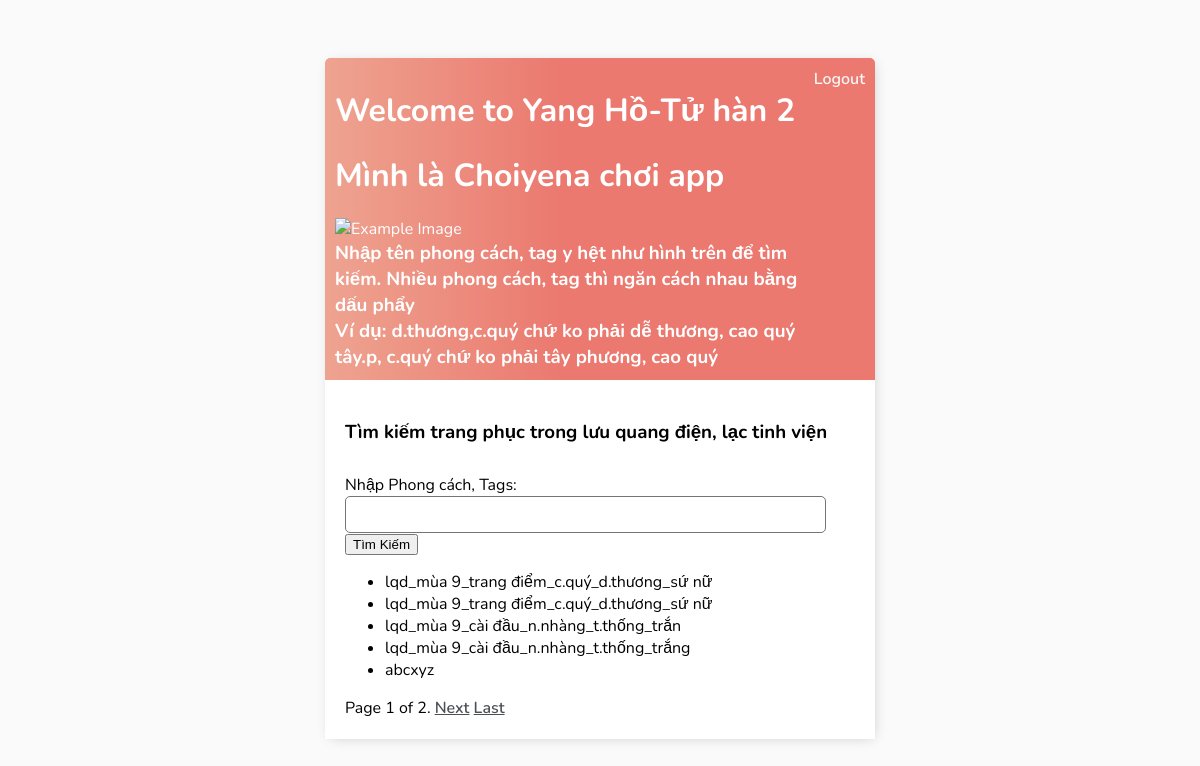
Screenshot of / (signed in) with the database file from the repository.
### base/models.py (models this page shows, shortened)
class Task(models.Model):
    user = models.ForeignKey(
        User, on_delete=models.CASCADE, null=True, blank=True)
    title = models.CharField(max_length=200)
    tags = models.CharField(max_length=200,null=True, blank=True)
    description = models.TextField(null=True, blank=True)
    complete = models.BooleanField(default=False)
    created = models.DateTimeField(auto_now_add=True)
    class Meta:
        order_with_respect_to = 'user'

### base/views.py (the view)
# urls.py: path('', TaskListView.as_view(), name='task_list'),
class TaskListView(ListView):
    model = Task
    template_name = 'task_list.html'
    context_object_name = 'items'
    paginate_by = 5
    def get_queryset(self):
        tag_query = self.request.GET.get('tags')
        if tag_query:
            tags = [tag.strip() for tag in tag_query.split(',')]
            queryset = Task.objects.filter(tags__contains=tags[0])
            for tag in tags[1:]:
                queryset = queryset.filter(tags__contains=tag)
            items = queryset.distinct()
        else:
            items = Task.objects.all()
        return items

### base/templates/base/task_list.html (shortened to what this page needs)
{% extends 'base/main.html' %} {% block content %}
<div class="header-bar">
    <div>
        <h1>Welcome to Yang Hồ-Tử hàn 2</h1>
        <h1>Mình là Choiyena chơi app</h1>
        <img src="https://serving.photos.photobox.com/579043161dee4cc478bd46d08dd9ea9481b50c1427a9a77ef150fd3edbc56a73bd2ca474.jpg" alt="Example Image" >
        <h3 style="margin:0">Nhập tên phong cách, tag y hệt như hình trên để tìm kiếm. Nhiều phong cách, tag thì ngăn cách nhau bằng dấu phẩy</h3>
        <h3 style="margin:0">Ví dụ: d.thương,c.quý chứ ko phải dễ thương, cao quý</h3>
        <h3 style="margin:0">tây.p, c.quý chứ ko phải tây phương, cao quý</h3>
    </div>
    {% if request.user.is_authenticated %}
    <a href="{% url 'logout' %}">Logout</a> {% else %}
    <a href="{% url 'login' %}">Login</a> {% endif %}
</div>
<div id="search-add-wrapper">
    <h3>Tìm kiếm trang phục trong lưu quang điện, lạc tinh viện</h3>
    <form method="GET" action="{% url 'task_list' %}">
        <label for="tags">Nhập Phong cách, Tags:</label>
        <input type="text" id="tags" name="tags">
        <button type="submit">Tìm Kiếm</button>
    </form>
    {% if items %}
        <ul>
            {% for item in items %}
                <li>{{ item.title }}</li>
            {% endfor %}
        </ul>
        {% if is_paginated %}
            <nav>
                <span class="current-page">
                    Page {{ page_obj.number }} of {{ page_obj.paginator.num_pages }}.
                </span>
                {% if page_obj.has_next %}
                    <a href="?page={{ page_obj.next_page_number }}{% if request.GET.tags %}&tags={{ request.GET.tags }}{% endif %}">Next</a>
                    <a href="?page={{ page_obj.paginator.num_pages }}{% if request.GET.tags %}&tags={{ request.GET.tags }}{% endif %}">Last</a>
                {% endif %}
            </nav>
        {% endif %}
    {% else %}
        <p>No tasks found.</p>
    {% endif %}
</div>
{% endblock content %}

### base/templates/base/main.html (style rules this page uses)
body { background-image: url("https://scontent.fhan2-5.fna.fbcdn.net/v/t1.6435-9/100059256_590116288584879_4146495950229078016_n.jpg?_nc_cat=107&ccb=1-7&_nc_sid=174925&_nc_ohc=_eFTSBB19c8AX8qvSq6&_nc_ht=scontent.fhan2-5.fna&oh=00_AfBZi9iu1b8Lu4cvF0IRkubSmFM_UNQhLj3SELb7uBv6Pw&oe=64556CB1"); background-size: 470px; background-position: center; background-repeat: space; background-attachment: fixed; background-color: #FAFAFA; font-family: 'Nunito', sans-serif; padding-top: 50px; }
h1, h2, h3, h4, h5, h6, { font-family: 'Raleway', sans-serif; }
a, p { color: #4b5156 }
a { font-weight: 600; }
input { outline: none; border: none; }
.header-bar { display: flex; justify-content: space-between; color: #fff; padding: 10px; border-radius: 5px 5px 0 0; background: linear-gradient(90deg, #EEA390 0%, #EB796F 43%, #EB796F 100%); }
.header-bar a { color: rgb(247, 247, 247); text-decoration: none; }
#search-add-wrapper { display: block; justify-content: space-between; align-items: center; padding: 20px; }
input[type=text], input[type=password], textarea { border: 1px solid #757575; border-radius: 5px; padding: 10px; width: 90%; }
label { padding-top: 10px !important; display: block; }
::placeholder { font-weight: 300; opacity: 0.5; }

### rows the page displays
Task: title "lqd_mùa 9_trang điểm_c.quý_d.thương_sứ nữ"
Task: title "lqd_mùa 9_trang điểm_c.quý_d.thương_sứ nữ"
Task: title "lqd_mùa 9_cài đầu_n.nhàng_t.thống_trắn"
Task: title "lqd_mùa 9_cài đầu_n.nhàng_t.thống_trắng"
Task: title "abcxyz"

### other values shown
{{ page_obj.number }} "1"
{{ page_obj.paginator.num_pages }} "2"
